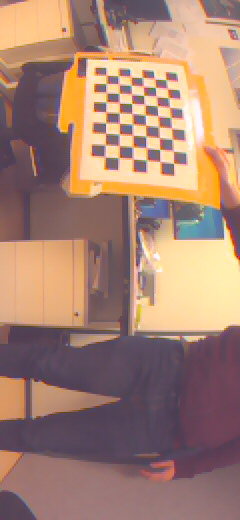
#> input picture development/computer_vision/Test_samples/calibration/40181806.jpg, 240 x 520 px, given in place of the camera
$ python opencv_python_object_detection_video.py
#> lines starting #> are read from the running program, lines starting #| are printed output that depends on the picture; after the words box and inside, x2 and y2 are one past the last pixel; in counts of white or black regions, pixels touching at a corner belong together
# Python script by pknowledge
# https://gist.github.com/pknowledge/aa1469b7ba8cd652adb652d4359ef4f0
# https://www.youtube.com/watch?v=3D7O_kZi8-o&t=904s

import cv2
import numpy as np


def nothing(x):
    pass


cap = cv2.VideoCapture(0)

cv2.namedWindow("Tracking")
cv2.createTrackbar("LH", "Tracking", 0, 255, nothing)
#> slider 'LH' is set to 51
cv2.createTrackbar("LS", "Tracking", 0, 255, nothing)
#> slider 'LS' is set to 51
cv2.createTrackbar("LV", "Tracking", 0, 255, nothing)
#> slider 'LV' is set to 51
cv2.createTrackbar("UH", "Tracking", 255, 255, nothing)
cv2.createTrackbar("US", "Tracking", 255, 255, nothing)
cv2.createTrackbar("UV", "Tracking", 255, 255, nothing)

while True:
    # frame = cv2.imread('smarties.png')
    _, frame = cap.read()
#> frame is the input picture: shape (520, 240, 3); mean B, G, R 114.8, 130.2, 165.4

    hsv = cv2.cvtColor(frame, cv2.COLOR_BGR2HSV)
#> hsv: shape (520, 240, 3); mean H, S, V 75.4, 83.4, 167

    l_h = cv2.getTrackbarPos("LH", "Tracking")
    l_s = cv2.getTrackbarPos("LS", "Tracking")
    l_v = cv2.getTrackbarPos("LV", "Tracking")

    u_h = cv2.getTrackbarPos("UH", "Tracking")
    u_s = cv2.getTrackbarPos("US", "Tracking")
    u_v = cv2.getTrackbarPos("UV", "Tracking")

    l_b = np.array([l_h, l_s, l_v])
    u_b = np.array([u_h, u_s, u_v])

    mask = cv2.inRange(hsv, l_b, u_b)
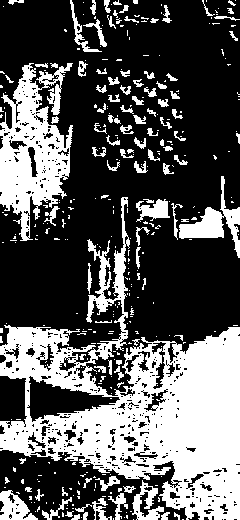
#> mask: shape (520, 240); 35% white; 357 white regions (258 under 20 px), largest, box (x1, y1, x2, y2) and area: (0, 197, 240, 520) 27667, (0, 63, 73, 241) 6900, (179, 176, 240, 258) 1429

    res = cv2.bitwise_and(frame, frame, mask=mask)
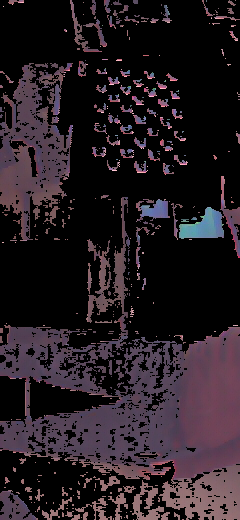
#> res: shape (520, 240, 3); mean B, G, R 34.1, 28.3, 37.2

    cv2.imshow("frame", frame)
    cv2.imshow("mask", mask)
    cv2.imshow("res", res)

    key = cv2.waitKey(1)
#> (key Esc is pressed here)
    if key == 27:
        break

cap.release()
cv2.destroyAllWindows()

$ run again, on development/computer_vision/Test_samples/calibration/41815125.jpg
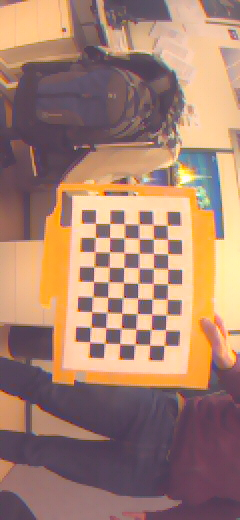
#> input picture development/computer_vision/Test_samples/calibration/41815125.jpg, 240 x 520 px, given in place of the camera
#> frame is the input picture: shape (520, 240, 3); mean B, G, R 113, 130.4, 167
#> hsv: shape (520, 240, 3); mean H, S, V 77.2, 87, 168.8
#> `mask = cv2.inRange(hsv, l_b, u_b)`:
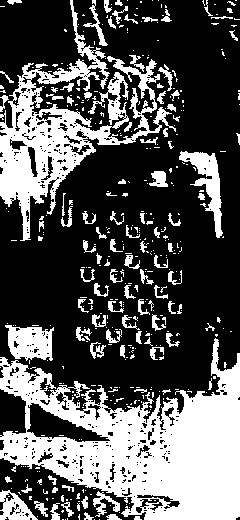
#> mask: shape (520, 240); 33.8% white; 431 white regions (329 under 20 px), largest, box (x1, y1, x2, y2) and area: (0, 338, 240, 520) 21722, (0, 0, 176, 241) 10468, (179, 151, 223, 238) 1286
#> `res = cv2.bitwise_and(frame, frame, mask=mask)`:
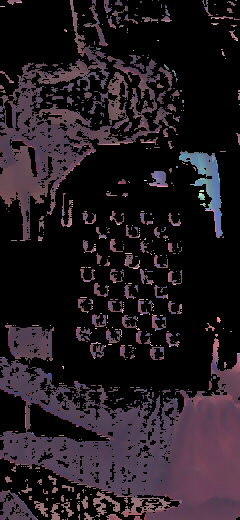
#> res: shape (520, 240, 3); mean B, G, R 32.5, 26.4, 34.9

$ run again, on development/computer_vision/Test_samples/calibration/46581809.jpg
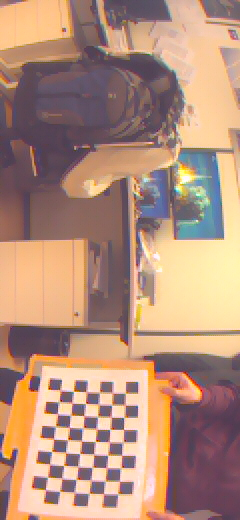
#> input picture development/computer_vision/Test_samples/calibration/46581809.jpg, 240 x 520 px, given in place of the camera
#> frame is the input picture: shape (520, 240, 3); mean B, G, R 123.8, 142.7, 178.8
#> hsv: shape (520, 240, 3); mean H, S, V 66.5, 85, 181.2
#> `mask = cv2.inRange(hsv, l_b, u_b)`:
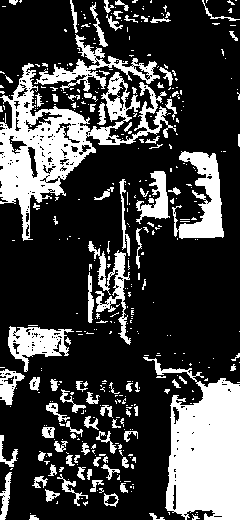
#> mask: shape (520, 240); 26% white; 415 white regions (320 under 20 px), largest, box (x1, y1, x2, y2) and area: (143, 357, 240, 520) 8917, (0, 63, 176, 241) 8608, (172, 151, 224, 239) 2214
#> `res = cv2.bitwise_and(frame, frame, mask=mask)`:
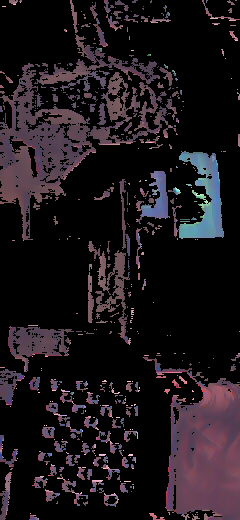
#> res: shape (520, 240, 3); mean B, G, R 26.7, 22, 28.5

$ run again, on development/computer_vision/Test_samples/calibration/51648521.jpg
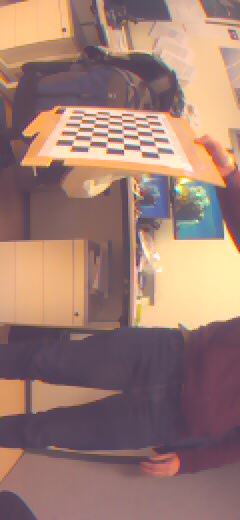
#> input picture development/computer_vision/Test_samples/calibration/51648521.jpg, 240 x 520 px, given in place of the camera
#> frame is the input picture: shape (520, 240, 3); mean B, G, R 115.1, 125.2, 158.2
#> hsv: shape (520, 240, 3); mean H, S, V 80.2, 78.4, 160.2
#> `mask = cv2.inRange(hsv, l_b, u_b)`:
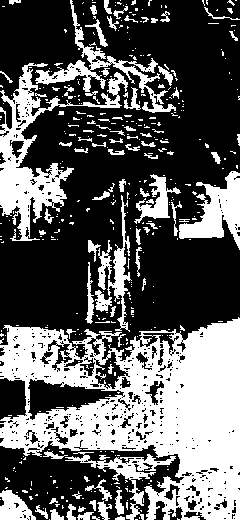
#> mask: shape (520, 240); 36.7% white; 421 white regions (334 under 20 px), largest, box (x1, y1, x2, y2) and area: (0, 317, 240, 520) 26251, (0, 63, 128, 241) 5401, (179, 171, 240, 250) 2308
#> `res = cv2.bitwise_and(frame, frame, mask=mask)`:
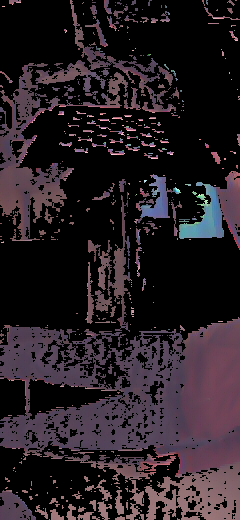
#> res: shape (520, 240, 3); mean B, G, R 36, 30.1, 39.1
